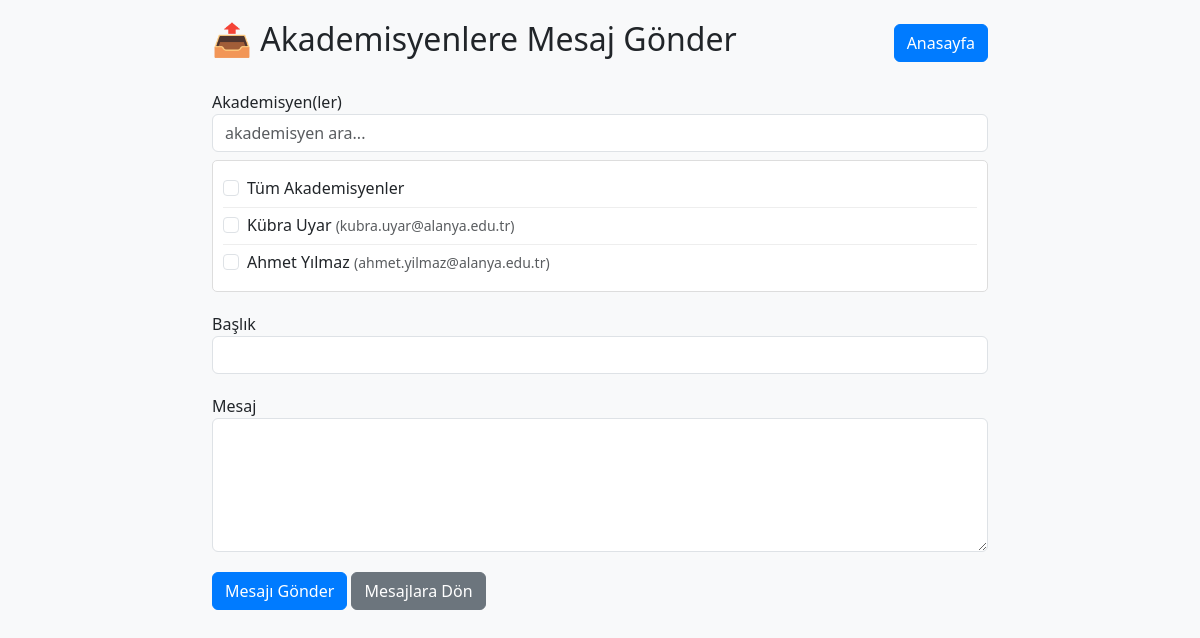
Page /ogrenci_mesaj_gonder.php (signed in) on the committed database.
### tables this page shows
CREATE TABLE `ogretmenler` (
  `id` int(11) NOT NULL,
  `unvan` varchar(255) NOT NULL,
  `ad_soyad` varchar(255) NOT NULL,
  `email` varchar(255) NOT NULL,
  `sifre` varchar(255) NOT NULL,
  `created_at` datetime NOT NULL
);

### ogrenci_mesaj_gonder.php (the view, shortened to what this page needs)
<?php
include "db.php";
$teachers = $db->query("SELECT id, ad_soyad, email FROM ogretmenler")->fetchAll(PDO::FETCH_ASSOC);
?>
<!DOCTYPE html>
<html lang="tr">
<head>
    <link href="assets/css/bootstrap.min.css" rel="stylesheet">
</head>
<body>
    <div class="container">
        <div class="d-flex justify-content-between align-items-center mb-4">
            <h2>📤 Akademisyenlere Mesaj Gönder</h2>
            <a href="index.php" class="btn btn-primary">Anasayfa</a>
        </div>
        <form method="POST">
            <div class="form-group">
                <label>Akademisyen(ler)</label>
                <div class="mb-2">
                    <input type="text" class="form-control" id="teacherSearch" placeholder="akademisyen ara...">
                </div>
                <div class="teacher-list">
                    <div class="teacher-item">
                        <div class="form-check">
                            <input type="checkbox" class="form-check-input" id="all" name="hedef_ogretmenler[]" value="all">
                            <label class="form-check-label" for="all">Tüm Akademisyenler</label>
                        </div>
                    </div>
                    <?php foreach ($teachers as $teacher): ?>
                        <div class="teacher-item" data-name="<?php echo strtolower(htmlspecialchars($teacher['ad_soyad'])); ?>" data-email="<?php echo strtolower(htmlspecialchars($teacher['email'])); ?>">
                            <div class="form-check">
                                <input type="checkbox" class="form-check-input" id="ogretmen_<?php echo $teacher['id']; ?>"
                                       name="hedef_ogretmenler[]" value="<?php echo $teacher['id']; ?>">
                                <label class="form-check-label" for="ogretmen_<?php echo $teacher['id']; ?>">
                                    <?php echo htmlspecialchars($teacher['ad_soyad']); ?>
                                    <small class="text-muted">(<?php echo htmlspecialchars($teacher['email']); ?>)</small>
                                </label>
                            </div>
                        </div>
                    <?php endforeach; ?>
                </div>
            </div>
            <div class="form-group">
                <label for="baslik">Başlık</label>
                <input type="text" class="form-control" id="baslik" name="baslik" required>
            </div>
            <div class="form-group">
                <label for="mesaj">Mesaj</label>
                <textarea class="form-control" id="mesaj" name="mesaj" rows="5" required></textarea>
            </div>
            <button type="submit" class="btn btn-primary">Mesajı Gönder</button>
            <a href="ogrenci_mesajlar.php" class="btn btn-secondary">Mesajlara Dön</a>
        </form>
    </div>
</body>
</html>

### ogrenci_mesaj_gonder.php (style rules this page uses)
body { padding: 20px; background-color: #f8f9fa; }
.container { max-width: 800px; margin: 0 auto; }
.form-group { margin-bottom: 20px; }
.teacher-list { max-height: 300px; overflow-y: auto; border: 1px solid #ddd; padding: 10px; border-radius: 5px; background: white; }
.teacher-item { padding: 5px 0; border-bottom: 1px solid #eee; }
.teacher-item:last-child { border-bottom: none; }
.btn-primary { background-color: #007bff; border-color: #007bff; }

### rows in the picture
ogretmenler: ad_soyad "Kübra Uyar", email "kubra.uyar@alanya.edu.tr"
ogretmenler: ad_soyad "Ahmet Yılmaz", email "ahmet.yilmaz@alanya.edu.tr"
